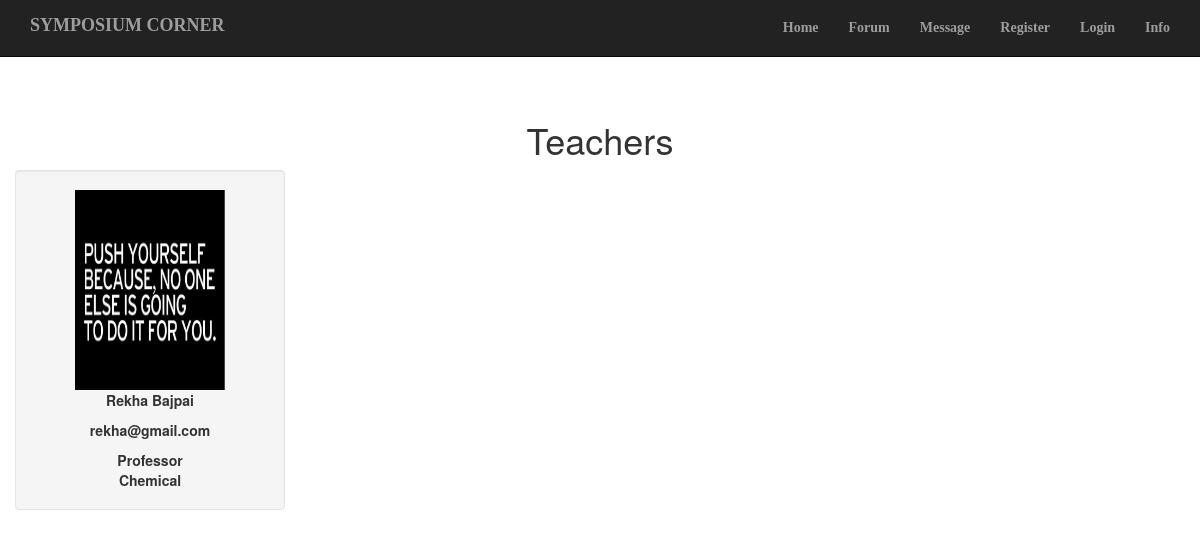
The page /disply.php?dept=Chemical on the database its author committed.
### tables this page shows
CREATE TABLE `user` (
  `user_id` int(11) NOT NULL,
  `username` varchar(50) NOT NULL,
  `fullname` varchar(50) NOT NULL,
  `password` varchar(50) NOT NULL,
  `e_mail` varchar(100) NOT NULL,
  `profession` int(1) NOT NULL,
  `dob` date NOT NULL,
  `user_type` varchar(50) NOT NULL,
  `department` varchar(50) NOT NULL,
  `state` varchar(50) NOT NULL,
  `uimg` varchar(255) NOT NULL,
  `isuser` tinyint(1) NOT NULL,
  `user_acc_active` tinyint(1) NOT NULL
);

### utility.php (called while the page is built, shortened)
<?php
	function ExecuteQuery ($SQL)
	{
		$rows = mysql_query ($SQL);
		return $rows;
	}
?>

### disply.php (the view, shortened to what this page needs)
<?php require("head.php");?>
<head>
<link rel="stylesheet" href="csslogin/main.css" media="all">
  <link rel="stylesheet" href="http://maxcdn.bootstrapcdn.com/bootstrap/3.3.6/css/bootstrap.min.css">
</head>
<body>
<?php
	if(isset($_GET)){
		$dept=$_GET['dept'];
	}
?>
<h1> Teachers</h1>
<?php
$sql="SELECT * FROM user where profession=1 and department='$dept'";
$rows=ExecuteQuery($sql);
if (mysql_num_rows($rows) > 0)
{
	while ($row = mysql_fetch_array($rows))
	{
		echo "<div class='col-sm-3'>";
		echo "<center>";
		echo "<div class='well'>";
		echo "<img src='$row[uimg]' alt='' style='height:200px; width:150px;' />";
		echo "<p>$row[fullname]</p>";
		echo "<p>$row[e_mail]</p>";
		echo ($row['profession'] == 1 ? "Professor" : "Student")."<br/>";
		echo $row['department'];
		echo "</div>";
		echo "</div>";
}
}
else{
	echo"No record found";
}
?>

### css/landing-page.css (style rules this page uses)
body, html { width: 100%; height: 100%; }
body, h1, h2, h3, h4, h5, h6 { font-family: "Lato","Helvetica Neue",Helvetica,Arial,sans-serif; font-weight: 700; }

### res/style.css (style rules this page uses)
body { margin: 0 auto; padding: 0; background-color: #E8E8E8; }
body { font-family: Georgia, "Times New Roman", Times, Serif; font-size: 14px; color: #242424; }
h1, h2, h3, h4, h5, h6, h1 a, h2 a, h3 a, h4 a, h5 a, h6 a h1 a:hover, h2 a:hover, h3 a:hover, h4 a:hover, h5 a:hover, h6 a:hover h1 a:visited, h2 a:visited, h3 a:visited, h4 a:visited, h5 a:visited, h6 a:visited { font-weight: normal; font-style: normal; text-decoration: none; }
h1, h1 a, h1 a:link, h1 a:visited, h1 a:hover { font-family: Georgia, "Times New Roman", Times, Serif; font-size: 35px; color: #186C8B; }

### csslogin/main.css (style rules this page uses)
*, *:before, *:after { -moz-box-sizing: border-box; -webkit-box-sizing: border-box; box-sizing: border-box; }
body { font-family: 'Nunito', sans-serif; color: #384047; }
h1 { margin: 0 0 30px 0; text-align: center; }

### disply.php (style rules this page uses)
body { margin-top:10%; }

### rows shown on the page
user: uimg (picture), fullname "Rekha Bajpai", e_mail "rekha@gmail.com", profession "Professor", department "Chemical"
